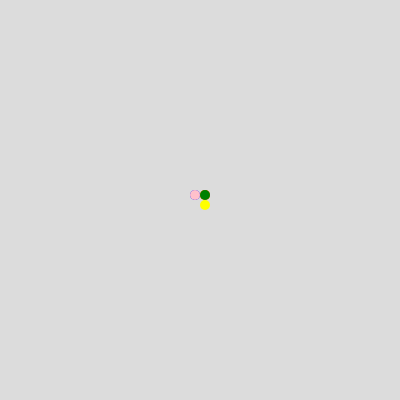
Frame 1 (no input)
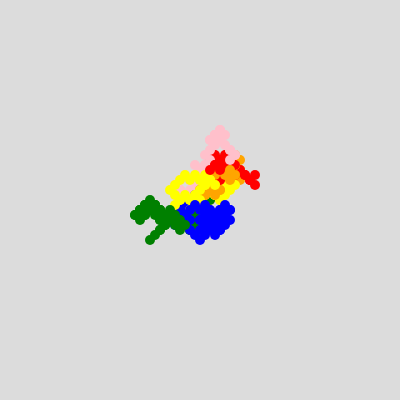
Frame 60 (no input)
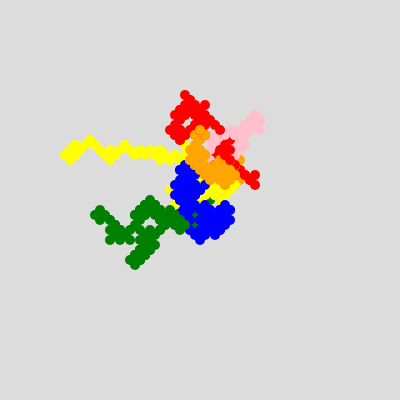
Frame 120 (the mouse pressed at the canvas centre since frame 60)

The p5.js sketch that drew these frames (run headless with seeded random() and noise() and a simulated clock; from frame 60 on, the mouse is pressed at the canvas centre):

// p5.js sketch
// ── sketch.js
let collectionOfColors=["red","orange","green","blue","pink","yellow"]
let walkingTeam=[];
for(let t=0; t<collectionOfColors.length; t++){
  walkingTeam.push (new walker(200,200,5,collectionOfColors[t]));
}


function setup() {
  createCanvas(400, 400);
  background(220);
  frameRate(30)  
}

function draw() {
  for(let t=0; t<walkingTeam.length; t++){
walkingTeam[t].doOneStep();
  }
}
// ── style.css
html, body {
  margin: 0;
  padding: 0;
}
canvas {
  display: block;
}
// ── walker.js
class walker {
  //an idea of a dot that can move UP, DOWN, 
  constructor (x=200, y=200, step=10, c="pink"){
    console.log("Hello, the idea was created");
    this.x = 200;
    this.y = 200;
     this.step = step;
    this.coloring = c;
  }
  
  showUp(){  
    stroke(this.coloring);
    strokeWeight(10);
    
    point(this.x, this.y) 
   
  }
doOneStep(){
  //change direcctionX
let doIwantToGoX = random([-1, 1]);
    //change directionY
let doIwantToGoY = random([-1, 1]);
    
    //change position
this.x += this.step * doIwantToGoX;
    //if X reaches the end of horizontal maximum 
    //or X reaches zero
    //reverse the step
this.y += this.step * doIwantToGoY;
    //draw dot again 
this.showUp();
}
  
}
